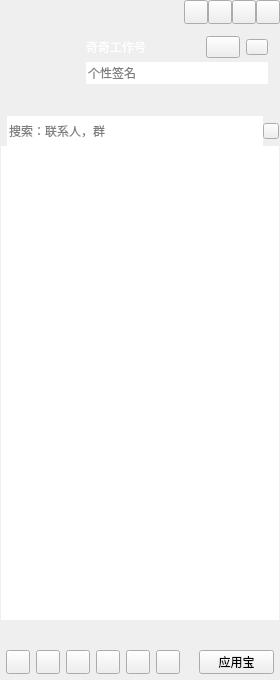
<?xml version="1.0" encoding="UTF-8"?>
<ui version="4.0">
 <class>CCMainWindowClass</class>
 <widget class="QWidget" name="CCMainWindowClass">
  <property name="geometry">
   <rect>
    <x>0</x>
    <y>0</y>
    <width>280</width>
    <height>680</height>
   </rect>
  </property>
  <property name="sizePolicy">
   <sizepolicy hsizetype="Fixed" vsizetype="Fixed">
    <horstretch>0</horstretch>
    <verstretch>0</verstretch>
   </sizepolicy>
  </property>
  <property name="minimumSize">
   <size>
    <width>280</width>
    <height>680</height>
   </size>
  </property>
  <property name="windowTitle">
   <string>CCMainWindow</string>
  </property>
  <layout class="QVBoxLayout" name="verticalLayout_6">
   <property name="spacing">
    <number>0</number>
   </property>
   <property name="leftMargin">
    <number>0</number>
   </property>
   <property name="topMargin">
    <number>0</number>
   </property>
   <property name="rightMargin">
    <number>0</number>
   </property>
   <property name="bottomMargin">
    <number>0</number>
   </property>
   <item>
    <widget class="QWidget" name="titleWidget" native="true">
     <property name="sizePolicy">
      <sizepolicy hsizetype="Expanding" vsizetype="Preferred">
       <horstretch>0</horstretch>
       <verstretch>0</verstretch>
      </sizepolicy>
     </property>
     <property name="titleskin" stdset="0">
      <bool>true</bool>
     </property>
     <layout class="QVBoxLayout" name="verticalLayout_2">
      <property name="leftMargin">
       <number>0</number>
      </property>
      <property name="topMargin">
       <number>0</number>
      </property>
      <property name="rightMargin">
       <number>0</number>
      </property>
      <property name="bottomMargin">
       <number>0</number>
      </property>
      <item>
       <layout class="QHBoxLayout" name="horizontalLayout">
        <property name="spacing">
         <number>0</number>
        </property>
        <property name="leftMargin">
         <number>12</number>
        </property>
        <item>
         <widget class="QLabel" name="titleIcon">
          <property name="sizePolicy">
           <sizepolicy hsizetype="Fixed" vsizetype="Fixed">
            <horstretch>0</horstretch>
            <verstretch>0</verstretch>
           </sizepolicy>
          </property>
          <property name="minimumSize">
           <size>
            <width>42</width>
            <height>18</height>
           </size>
          </property>
          <property name="maximumSize">
           <size>
            <width>42</width>
            <height>18</height>
           </size>
          </property>
          <property name="text">
           <string/>
          </property>
         </widget>
        </item>
        <item>
         <spacer name="horizontalSpacer">
          <property name="orientation">
           <enum>Qt::Horizontal</enum>
          </property>
          <property name="sizeHint" stdset="0">
           <size>
            <width>40</width>
            <height>20</height>
           </size>
          </property>
         </spacer>
        </item>
        <item>
         <widget class="QPushButton" name="palcehold1">
          <property name="sizePolicy">
           <sizepolicy hsizetype="Fixed" vsizetype="Fixed">
            <horstretch>0</horstretch>
            <verstretch>0</verstretch>
           </sizepolicy>
          </property>
          <property name="minimumSize">
           <size>
            <width>24</width>
            <height>24</height>
           </size>
          </property>
          <property name="maximumSize">
           <size>
            <width>24</width>
            <height>24</height>
           </size>
          </property>
          <property name="text">
           <string/>
          </property>
         </widget>
        </item>
        <item>
         <widget class="QPushButton" name="placehold2">
          <property name="sizePolicy">
           <sizepolicy hsizetype="Fixed" vsizetype="Fixed">
            <horstretch>0</horstretch>
            <verstretch>0</verstretch>
           </sizepolicy>
          </property>
          <property name="minimumSize">
           <size>
            <width>24</width>
            <height>24</height>
           </size>
          </property>
          <property name="maximumSize">
           <size>
            <width>24</width>
            <height>24</height>
           </size>
          </property>
          <property name="text">
           <string/>
          </property>
         </widget>
        </item>
        <item>
         <widget class="QPushButton" name="sysmin">
          <property name="sizePolicy">
           <sizepolicy hsizetype="Fixed" vsizetype="Fixed">
            <horstretch>0</horstretch>
            <verstretch>0</verstretch>
           </sizepolicy>
          </property>
          <property name="minimumSize">
           <size>
            <width>24</width>
            <height>24</height>
           </size>
          </property>
          <property name="maximumSize">
           <size>
            <width>24</width>
            <height>24</height>
           </size>
          </property>
          <property name="text">
           <string/>
          </property>
         </widget>
        </item>
        <item>
         <widget class="QPushButton" name="sysclose">
          <property name="sizePolicy">
           <sizepolicy hsizetype="Fixed" vsizetype="Fixed">
            <horstretch>0</horstretch>
            <verstretch>0</verstretch>
           </sizepolicy>
          </property>
          <property name="minimumSize">
           <size>
            <width>24</width>
            <height>24</height>
           </size>
          </property>
          <property name="maximumSize">
           <size>
            <width>24</width>
            <height>24</height>
           </size>
          </property>
          <property name="text">
           <string/>
          </property>
         </widget>
        </item>
       </layout>
      </item>
      <item>
       <layout class="QHBoxLayout" name="horizontalLayout_3">
        <property name="leftMargin">
         <number>12</number>
        </property>
        <property name="topMargin">
         <number>6</number>
        </property>
        <property name="rightMargin">
         <number>12</number>
        </property>
        <property name="bottomMargin">
         <number>6</number>
        </property>
        <item>
         <widget class="QLabel" name="headLabel">
          <property name="sizePolicy">
           <sizepolicy hsizetype="Fixed" vsizetype="Fixed">
            <horstretch>0</horstretch>
            <verstretch>0</verstretch>
           </sizepolicy>
          </property>
          <property name="minimumSize">
           <size>
            <width>68</width>
            <height>68</height>
           </size>
          </property>
          <property name="maximumSize">
           <size>
            <width>68</width>
            <height>68</height>
           </size>
          </property>
          <property name="text">
           <string/>
          </property>
         </widget>
        </item>
        <item>
         <layout class="QVBoxLayout" name="verticalLayout">
          <property name="spacing">
           <number>4</number>
          </property>
          <item>
           <layout class="QHBoxLayout" name="horizontalLayout_2">
            <item>
             <widget class="QLabel" name="nameLabel">
              <property name="sizePolicy">
               <sizepolicy hsizetype="Preferred" vsizetype="Fixed">
                <horstretch>0</horstretch>
                <verstretch>0</verstretch>
               </sizepolicy>
              </property>
              <property name="minimumSize">
               <size>
                <width>0</width>
                <height>22</height>
               </size>
              </property>
              <property name="maximumSize">
               <size>
                <width>16777215</width>
                <height>22</height>
               </size>
              </property>
              <property name="styleSheet">
               <string notr="true">color:rgb(255,255,255);
font:75 12pt &quot;微软雅黑&quot;;</string>
              </property>
              <property name="text">
               <string>奇奇工作号</string>
              </property>
             </widget>
            </item>
            <item>
             <widget class="QPushButton" name="stausBtn">
              <property name="sizePolicy">
               <sizepolicy hsizetype="Fixed" vsizetype="Fixed">
                <horstretch>0</horstretch>
                <verstretch>0</verstretch>
               </sizepolicy>
              </property>
              <property name="minimumSize">
               <size>
                <width>34</width>
                <height>22</height>
               </size>
              </property>
              <property name="maximumSize">
               <size>
                <width>34</width>
                <height>22</height>
               </size>
              </property>
              <property name="text">
               <string/>
              </property>
              <property name="hasborder" stdset="0">
               <bool>true</bool>
              </property>
             </widget>
            </item>
            <item>
             <widget class="QPushButton" name="levelBtn">
              <property name="sizePolicy">
               <sizepolicy hsizetype="Fixed" vsizetype="Fixed">
                <horstretch>0</horstretch>
                <verstretch>0</verstretch>
               </sizepolicy>
              </property>
              <property name="minimumSize">
               <size>
                <width>22</width>
                <height>16</height>
               </size>
              </property>
              <property name="maximumSize">
               <size>
                <width>22</width>
                <height>16</height>
               </size>
              </property>
              <property name="text">
               <string/>
              </property>
              <property name="hasborder" stdset="0">
               <bool>true</bool>
              </property>
             </widget>
            </item>
           </layout>
          </item>
          <item>
           <widget class="QLineEdit" name="lineEdit">
            <property name="minimumSize">
             <size>
              <width>0</width>
              <height>22</height>
             </size>
            </property>
            <property name="maximumSize">
             <size>
              <width>16777215</width>
              <height>22</height>
             </size>
            </property>
            <property name="frame">
             <bool>false</bool>
            </property>
            <property name="placeholderText">
             <string>个性签名</string>
            </property>
           </widget>
          </item>
          <item>
           <widget class="QWidget" name="appWidget" native="true">
            <property name="sizePolicy">
             <sizepolicy hsizetype="Expanding" vsizetype="Fixed">
              <horstretch>0</horstretch>
              <verstretch>0</verstretch>
             </sizepolicy>
            </property>
            <property name="minimumSize">
             <size>
              <width>0</width>
              <height>22</height>
             </size>
            </property>
            <property name="maximumSize">
             <size>
              <width>16777214</width>
              <height>22</height>
             </size>
            </property>
           </widget>
          </item>
         </layout>
        </item>
       </layout>
      </item>
     </layout>
    </widget>
   </item>
   <item>
    <widget class="QWidget" name="widget" native="true">
     <layout class="QVBoxLayout" name="verticalLayout_4">
      <property name="spacing">
       <number>0</number>
      </property>
      <property name="leftMargin">
       <number>1</number>
      </property>
      <property name="topMargin">
       <number>0</number>
      </property>
      <property name="rightMargin">
       <number>1</number>
      </property>
      <property name="bottomMargin">
       <number>0</number>
      </property>
      <item>
       <widget class="QWidget" name="searchWidget" native="true">
        <property name="sizePolicy">
         <sizepolicy hsizetype="Expanding" vsizetype="Fixed">
          <horstretch>0</horstretch>
          <verstretch>0</verstretch>
         </sizepolicy>
        </property>
        <property name="minimumSize">
         <size>
          <width>0</width>
          <height>30</height>
         </size>
        </property>
        <property name="maximumSize">
         <size>
          <width>16777215</width>
          <height>30</height>
         </size>
        </property>
        <layout class="QHBoxLayout" name="horizontalLayout_4">
         <property name="spacing">
          <number>0</number>
         </property>
         <property name="leftMargin">
          <number>6</number>
         </property>
         <property name="topMargin">
          <number>0</number>
         </property>
         <property name="rightMargin">
          <number>0</number>
         </property>
         <property name="bottomMargin">
          <number>0</number>
         </property>
         <item>
          <widget class="QLineEdit" name="searchLineEdit">
           <property name="minimumSize">
            <size>
             <width>0</width>
             <height>30</height>
            </size>
           </property>
           <property name="maximumSize">
            <size>
             <width>16777215</width>
             <height>30</height>
            </size>
           </property>
           <property name="frame">
            <bool>false</bool>
           </property>
           <property name="placeholderText">
            <string>搜索：联系人，群</string>
           </property>
          </widget>
         </item>
         <item>
          <widget class="QPushButton" name="searchBtn">
           <property name="sizePolicy">
            <sizepolicy hsizetype="Fixed" vsizetype="Fixed">
             <horstretch>0</horstretch>
             <verstretch>0</verstretch>
            </sizepolicy>
           </property>
           <property name="minimumSize">
            <size>
             <width>16</width>
             <height>16</height>
            </size>
           </property>
           <property name="maximumSize">
            <size>
             <width>16</width>
             <height>16</height>
            </size>
           </property>
           <property name="text">
            <string/>
           </property>
          </widget>
         </item>
        </layout>
       </widget>
      </item>
      <item>
       <widget class="QScrollArea" name="scrollArea">
        <property name="frameShape">
         <enum>QFrame::NoFrame</enum>
        </property>
        <property name="widgetResizable">
         <bool>true</bool>
        </property>
        <widget class="QWidget" name="scrollAreaWidgetContents">
         <property name="geometry">
          <rect>
           <x>0</x>
           <y>0</y>
           <width>278</width>
           <height>468</height>
          </rect>
         </property>
         <property name="sizePolicy">
          <sizepolicy hsizetype="Expanding" vsizetype="Expanding">
           <horstretch>0</horstretch>
           <verstretch>0</verstretch>
          </sizepolicy>
         </property>
         <layout class="QVBoxLayout" name="verticalLayout_3">
          <property name="spacing">
           <number>0</number>
          </property>
          <property name="leftMargin">
           <number>0</number>
          </property>
          <property name="topMargin">
           <number>0</number>
          </property>
          <property name="rightMargin">
           <number>0</number>
          </property>
          <property name="bottomMargin">
           <number>0</number>
          </property>
          <item>
           <widget class="QTreeWidget" name="treeWidget">
            <property name="frameShape">
             <enum>QFrame::NoFrame</enum>
            </property>
            <property name="verticalScrollBarPolicy">
             <enum>Qt::ScrollBarAlwaysOff</enum>
            </property>
            <property name="horizontalScrollBarPolicy">
             <enum>Qt::ScrollBarAlwaysOff</enum>
            </property>
            <property name="editTriggers">
             <set>QAbstractItemView::AllEditTriggers</set>
            </property>
            <property name="indentation">
             <number>0</number>
            </property>
            <property name="headerHidden">
             <bool>true</bool>
            </property>
            <property name="expandsOnDoubleClick">
             <bool>false</bool>
            </property>
            <column>
             <property name="text">
              <string notr="true">1</string>
             </property>
            </column>
           </widget>
          </item>
         </layout>
        </widget>
       </widget>
      </item>
     </layout>
    </widget>
   </item>
   <item>
    <widget class="QWidget" name="bottomWidget" native="true">
     <property name="sizePolicy">
      <sizepolicy hsizetype="Expanding" vsizetype="Fixed">
       <horstretch>0</horstretch>
       <verstretch>0</verstretch>
      </sizepolicy>
     </property>
     <property name="minimumSize">
      <size>
       <width>0</width>
       <height>60</height>
      </size>
     </property>
     <property name="maximumSize">
      <size>
       <width>16777215</width>
       <height>60</height>
      </size>
     </property>
     <property name="bottomskin" stdset="0">
      <bool>true</bool>
     </property>
     <layout class="QVBoxLayout" name="verticalLayout_5" stretch="1,1">
      <property name="leftMargin">
       <number>6</number>
      </property>
      <property name="topMargin">
       <number>6</number>
      </property>
      <property name="rightMargin">
       <number>6</number>
      </property>
      <property name="bottomMargin">
       <number>6</number>
      </property>
      <item>
       <layout class="QHBoxLayout" name="bottomlayout_up"/>
      </item>
      <item>
       <layout class="QHBoxLayout" name="horizontalLayout_5">
        <item>
         <widget class="QPushButton" name="bottomBtn_1">
          <property name="sizePolicy">
           <sizepolicy hsizetype="Fixed" vsizetype="Fixed">
            <horstretch>0</horstretch>
            <verstretch>0</verstretch>
           </sizepolicy>
          </property>
          <property name="minimumSize">
           <size>
            <width>24</width>
            <height>24</height>
           </size>
          </property>
          <property name="maximumSize">
           <size>
            <width>24</width>
            <height>24</height>
           </size>
          </property>
          <property name="text">
           <string/>
          </property>
         </widget>
        </item>
        <item>
         <widget class="QPushButton" name="bottomBtn_2">
          <property name="sizePolicy">
           <sizepolicy hsizetype="Fixed" vsizetype="Fixed">
            <horstretch>0</horstretch>
            <verstretch>0</verstretch>
           </sizepolicy>
          </property>
          <property name="minimumSize">
           <size>
            <width>24</width>
            <height>24</height>
           </size>
          </property>
          <property name="maximumSize">
           <size>
            <width>24</width>
            <height>24</height>
           </size>
          </property>
          <property name="text">
           <string/>
          </property>
         </widget>
        </item>
        <item>
         <widget class="QPushButton" name="bottomBtn_3">
          <property name="sizePolicy">
           <sizepolicy hsizetype="Fixed" vsizetype="Fixed">
            <horstretch>0</horstretch>
            <verstretch>0</verstretch>
           </sizepolicy>
          </property>
          <property name="minimumSize">
           <size>
            <width>24</width>
            <height>24</height>
           </size>
          </property>
          <property name="maximumSize">
           <size>
            <width>24</width>
            <height>24</height>
           </size>
          </property>
          <property name="text">
           <string/>
          </property>
         </widget>
        </item>
        <item>
         <widget class="QPushButton" name="bottomBtn_4">
          <property name="sizePolicy">
           <sizepolicy hsizetype="Fixed" vsizetype="Fixed">
            <horstretch>0</horstretch>
            <verstretch>0</verstretch>
           </sizepolicy>
          </property>
          <property name="minimumSize">
           <size>
            <width>24</width>
            <height>24</height>
           </size>
          </property>
          <property name="maximumSize">
           <size>
            <width>24</width>
            <height>24</height>
           </size>
          </property>
          <property name="text">
           <string/>
          </property>
         </widget>
        </item>
        <item>
         <widget class="QPushButton" name="bottomBtn_5">
          <property name="sizePolicy">
           <sizepolicy hsizetype="Fixed" vsizetype="Fixed">
            <horstretch>0</horstretch>
            <verstretch>0</verstretch>
           </sizepolicy>
          </property>
          <property name="minimumSize">
           <size>
            <width>24</width>
            <height>24</height>
           </size>
          </property>
          <property name="maximumSize">
           <size>
            <width>24</width>
            <height>24</height>
           </size>
          </property>
          <property name="text">
           <string/>
          </property>
         </widget>
        </item>
        <item>
         <widget class="QPushButton" name="bottomBtn_6">
          <property name="sizePolicy">
           <sizepolicy hsizetype="Fixed" vsizetype="Fixed">
            <horstretch>0</horstretch>
            <verstretch>0</verstretch>
           </sizepolicy>
          </property>
          <property name="minimumSize">
           <size>
            <width>24</width>
            <height>24</height>
           </size>
          </property>
          <property name="maximumSize">
           <size>
            <width>24</width>
            <height>24</height>
           </size>
          </property>
          <property name="text">
           <string/>
          </property>
         </widget>
        </item>
        <item>
         <spacer name="horizontalSpacer_2">
          <property name="orientation">
           <enum>Qt::Horizontal</enum>
          </property>
          <property name="sizeHint" stdset="0">
           <size>
            <width>18</width>
            <height>20</height>
           </size>
          </property>
         </spacer>
        </item>
        <item>
         <widget class="QPushButton" name="bottomBtn_7">
          <property name="sizePolicy">
           <sizepolicy hsizetype="Preferred" vsizetype="Fixed">
            <horstretch>0</horstretch>
            <verstretch>0</verstretch>
           </sizepolicy>
          </property>
          <property name="minimumSize">
           <size>
            <width>24</width>
            <height>24</height>
           </size>
          </property>
          <property name="maximumSize">
           <size>
            <width>86</width>
            <height>24</height>
           </size>
          </property>
          <property name="text">
           <string>应用宝</string>
          </property>
         </widget>
        </item>
       </layout>
      </item>
     </layout>
    </widget>
   </item>
  </layout>
 </widget>
 <layoutdefault spacing="6" margin="11"/>
 <resources>
  <include location="CCMainWindow.qrc"/>
 </resources>
 <connections/>
</ui>
